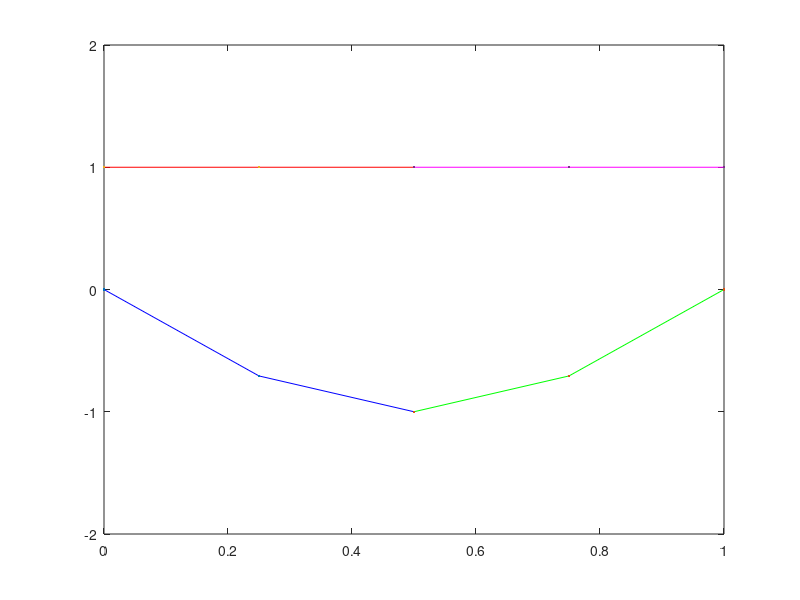

Source code (MATLAB):
a = 1;
b = 2;

%initialize parameters
t0 = 0;
tf = 1;
L = 2;
 

%define space mesh
h = 1 / L;
x = 0 : h / 2 : 1;
x = x';

%set inital funcitons  
InitialPressure = ( sin( pi * x ) )';
InitialVelocity = ones( 1 , length( x ) );

% define time mesh
k = h / 2 ;
t = t0 : k : tf;
N = length( t ) - 1;

%wave speed details
rho1 = 1;                 %density
K1 = 1;                   %bulk modulus
rho2 = 1;
K2 = 1;
%impedence
Z1 = rho1 * K1;             
Z2 = rho2 * K2;

A = [ 0        K1 ; 
      1 / rho1 0 ];       %wave speed
  
R = [ -Z1 Z1 ;
       1   1 ];
RI = (1/(-Z1*1-1*Z1))*[ 1   -Z1;
                       -1  -Z1];
evaluesA = eig( A );
c0w = evaluesA( 1 );
c0z = evaluesA( 2 );

%preallocate u, set initial value using intital condition
U =struct('PressureEdge1',zeros( N + 1 , L + 1 ),...
          'VelocityEdge1',zeros( N + 1 , L + 1 ),...
          'PressureEdge2',zeros( N + 1 , L + 1 ),...
          'VelocityEdge2',zeros( N + 1 , L + 1 ));
      
U( : ).PressureEdge1( 1 , : ) = InitialPressure( 1 : L + 1 );
U( : ).VelocityEdge1( 1 , : ) = InitialVelocity( 1 : L + 1 );
U( : ).PressureEdge2( 1 , : ) = InitialPressure( L + 1 : end );
U( : ).VelocityEdge2( 1 , : ) = InitialVelocity( L + 1 : end );


%struct to store w,z at junctions, index gives egde, column 1 of struct is
%the char at the left endpoint 'a' and column 2 gives the char at the 
% right endpoint 'b'
%w left moving 
%z right moving
C=struct( 'w1',zeros( N + 1 , L + 1 ),...
          'z1',zeros( N + 1 , L + 1 ),...
          'w2',zeros( N + 1 , L + 1 ),...
          'z2',zeros( N + 1 , L + 1 ));
      
IC = RI* [ InitialPressure ; InitialVelocity ];
W= (-.5*sin(pi*(x)) + .5)';
Z =  (.5*sin(pi*(x)) + .5)';
C.w1( 1 , : ) = IC( 1 , 1 : L + 1 );
C.z1( 1 , : ) = IC( 2 , 1 : L + 1 );
C.w2( 1 , : ) = IC( 1 , L + 1 : end);
C.z2( 1 , : ) = IC( 2 , L + 1 : end );
 
 
%struct to hold the exaxt solution
E =struct('ExactPressureEdge1',zeros( N + 1 , L + 1 ),...
          'ExactVelocityEdge1',zeros( N + 1 , L + 1 ),...
          'ExactPressureEdge2',zeros( N + 1 , L + 1 ),...
          'ExactVelocityEdge2',zeros( N + 1 , L + 1 ));
      
%loop through time
for n=1:N+1
    
   %calculate interior nodes for edge 1
   W( n  , : ) = -.5*sin( pi * ( x - c0w * t( n ))) + .5;
   Z( n  , : ) =  .5*sin( pi * ( x - c0z * t( n ))) + .5;
   
   C.w1( n , : ) = W( n , 1 : L + 1 );
   C.z1( n , : ) = Z( n , 1 : L + 1 );
   C.w2( n , : ) = W( n , L + 1 : end);
   C.z2( n , : ) = Z( n , L + 1 : end );
   
   newEdge1 = R * [ C.w1(n,:) ; C.z1(n,:) ];
   newEdge2 = R * [ C.w2(n,:) ; C.z2(n,:) ];
   
   
   U.PressureEdge1(n,:) = newEdge1( 1, : );
   U.VelocityEdge1(n,:) = newEdge1( 2, : );
   U.PressureEdge2(n,:) = newEdge2( 1, : );
   U.VelocityEdge2(n,:) = newEdge2( 2, : );
end
for n=1:N+1   
   %calculate exact solution using known solutions for w,z
   wX = x - c0w * t( n );
   zX = x - c0z * t( n );
   wexact = ( -.5*sin( pi * wX) + .5 )';
   zexact = ( .5*sin ( pi * zX ) + .5 )';
   uexact= R* [ wexact ; zexact ];
    
   E.ExactPressureEdge1( n , : ) =  uexact( 1 , 1 : L + 1 );
   E.ExactVelocityEdge1( n , : ) =  uexact( 2 , 1 : L + 1 );
   E.ExactPressureEdge2( n , : ) =  uexact( 1 , L + 1 : end );
   E.ExactVelocityEdge2( n , : ) =  uexact( 2 , L + 1 : end ); 
   
   

    
end

errorPE1 = max( max ( E.ExactPressureEdge1 - U.PressureEdge1 ));
errorVE1 = max( max ( E.ExactVelocityEdge1 - U.VelocityEdge1 ));
errorPE2 = max( max ( E.ExactPressureEdge2 - U.PressureEdge2 ));
errorVE2 = max( max ( E.ExactVelocityEdge2 - U.VelocityEdge2 ));



clf
%figure(glf)
% hold on
for i=1:N+1
    
    plot( x ( 1 : L + 1 ),U.PressureEdge1( i , : ),'b',...
          x ( L + 1 : end ),U.PressureEdge2( i , : ),'g',...
          x ( 1 : L + 1 ),U.VelocityEdge1( i , : ),'r',...
          x ( L + 1 : end ),U.VelocityEdge2( i , : ),'m',...
          x ( 1 : L + 1 ) , E.ExactPressureEdge1( i , : ) , '.',...
          x ( L + 1 : end ) , E.ExactPressureEdge2( i , : ) , '.',...
          x ( 1 : L + 1 ) , E.ExactVelocityEdge1( i , : ) , '.',...
          x ( L + 1 : end ) , E.ExactVelocityEdge2( i , : ) , '.')
      
	axis( [ 0  1  -2 2 ])
    pause( .05 )
    drawnow

end
hold off
    
    

